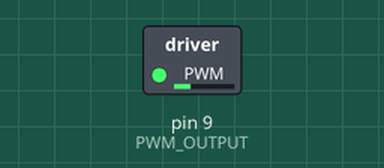
This sketch was run on a simulated Arduino Uno, built with avr-gcc and run on an emulated ATmega328P. Parts: switched loads named in the sketch (green lamp = pin HIGH).

Above: at 0.05 s.
At 0.3 s:
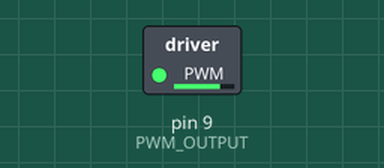
At 0.6 s:
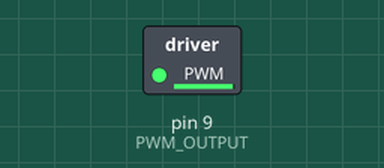
At 1.15 s:
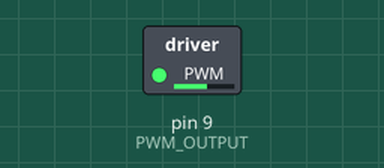
Timing chart, 0 to 3.0 s (numbered marks = the images above):
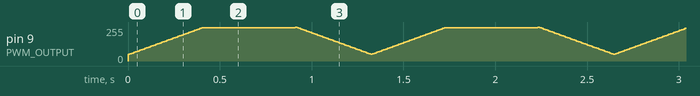

The sketch:

Motor-Control.ino
```cpp
#define PWM_OUTPUT 9

void setup() {
  pinMode(PWM_OUTPUT, OUTPUT);
}

void loop() {
 for (int dutyCycle=50; dutyCycle < 255; dutyCycle+=5) {
   analogWrite(PWM_OUTPUT, dutyCycle);
   delay(10);
 }

 delay(500);

  for (int dutyCycle=255; dutyCycle > 50; dutyCycle-=5) {
   analogWrite(PWM_OUTPUT, dutyCycle);
   delay(10);
 }
}
```
